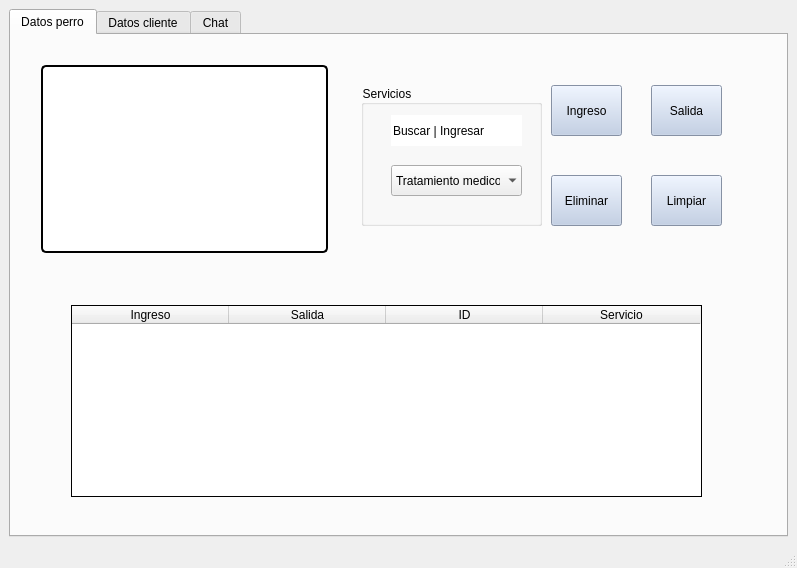
<?xml version="1.0" encoding="UTF-8"?>
<ui version="4.0">
 <class>refuge</class>
 <widget class="QMainWindow" name="refuge">
  <property name="geometry">
   <rect>
    <x>0</x>
    <y>0</y>
    <width>797</width>
    <height>568</height>
   </rect>
  </property>
  <property name="windowTitle">
   <string>Refugio</string>
  </property>
  <property name="windowIcon">
   <iconset>
    <normaloff>../prize-badge-with-paw-print.png</normaloff>../prize-badge-with-paw-print.png</iconset>
  </property>
  <widget class="QWidget" name="centralwidget">
   <layout class="QGridLayout" name="gridLayout_3">
    <item row="0" column="0">
     <widget class="QTabWidget" name="tabWidget">
      <property name="styleSheet">
       <string notr="true">QWidget{
	background-image: url(&quot;/home/jimz/Downloads/Ingenieria_Software/fondoVet2.jpg&quot;);
}
QLineEdit{
	background: #ffffff;
	
}
QLabel{
	background: rgba(255, 255, 255, 0); 
}
QTableWidget{
	background: #ffffff;
}
QPushButton{
	background: #bbcbe5;
}
QGroupBox{
	background: rgba(255, 255, 255, 0); 
}</string>
      </property>
      <property name="currentIndex">
       <number>0</number>
      </property>
      <property name="documentMode">
       <bool>false</bool>
      </property>
      <property name="tabsClosable">
       <bool>false</bool>
      </property>
      <property name="movable">
       <bool>false</bool>
      </property>
      <widget class="QWidget" name="tab_2">
       <attribute name="title">
        <string>Datos perro</string>
       </attribute>
       <widget class="QTableWidget" name="registerDDTableWidget">
        <property name="geometry">
         <rect>
          <x>60</x>
          <y>270</y>
          <width>631</width>
          <height>192</height>
         </rect>
        </property>
        <property name="frameShape">
         <enum>QFrame::Box</enum>
        </property>
        <property name="frameShadow">
         <enum>QFrame::Plain</enum>
        </property>
        <attribute name="horizontalHeaderDefaultSectionSize">
         <number>157</number>
        </attribute>
        <attribute name="verticalHeaderVisible">
         <bool>false</bool>
        </attribute>
        <attribute name="verticalHeaderHighlightSections">
         <bool>false</bool>
        </attribute>
        <column>
         <property name="text">
          <string>Ingreso</string>
         </property>
        </column>
        <column>
         <property name="text">
          <string>Salida</string>
         </property>
        </column>
        <column>
         <property name="text">
          <string>ID</string>
         </property>
        </column>
        <column>
         <property name="text">
          <string>Servicio</string>
         </property>
        </column>
       </widget>
       <widget class="QLabel" name="imageDDLabel">
        <property name="geometry">
         <rect>
          <x>30</x>
          <y>30</y>
          <width>287</width>
          <height>188</height>
         </rect>
        </property>
        <property name="styleSheet">
         <string notr="true">border-radius: 5px;
border: 2px solid black;
background: #ffffff;</string>
        </property>
        <property name="frameShape">
         <enum>QFrame::Box</enum>
        </property>
        <property name="frameShadow">
         <enum>QFrame::Sunken</enum>
        </property>
        <property name="text">
         <string/>
        </property>
       </widget>
       <widget class="QGroupBox" name="groupBox">
        <property name="geometry">
         <rect>
          <x>350</x>
          <y>50</y>
          <width>181</width>
          <height>141</height>
         </rect>
        </property>
        <property name="title">
         <string>Servicios</string>
        </property>
        <widget class="QComboBox" name="servDDComboBox">
         <property name="geometry">
          <rect>
           <x>30</x>
           <y>80</y>
           <width>131</width>
           <height>31</height>
          </rect>
         </property>
         <property name="frame">
          <bool>false</bool>
         </property>
         <item>
          <property name="text">
           <string>Tratamiento medico</string>
          </property>
         </item>
         <item>
          <property name="text">
           <string>Enfermedad general</string>
          </property>
         </item>
         <item>
          <property name="text">
           <string>Vacunas</string>
          </property>
         </item>
         <item>
          <property name="text">
           <string>Estetica</string>
          </property>
         </item>
         <item>
          <property name="text">
           <string>Guarderia</string>
          </property>
         </item>
        </widget>
        <widget class="QLineEdit" name="searchDDLineEdit">
         <property name="geometry">
          <rect>
           <x>30</x>
           <y>30</y>
           <width>131</width>
           <height>31</height>
          </rect>
         </property>
         <property name="text">
          <string>Buscar | Ingresar</string>
         </property>
         <property name="frame">
          <bool>false</bool>
         </property>
        </widget>
       </widget>
       <widget class="QPushButton" name="entryDDPushButton">
        <property name="geometry">
         <rect>
          <x>540</x>
          <y>50</y>
          <width>71</width>
          <height>51</height>
         </rect>
        </property>
        <property name="text">
         <string>Ingreso</string>
        </property>
        <property name="autoDefault">
         <bool>true</bool>
        </property>
       </widget>
       <widget class="QPushButton" name="deleteDDPushButton">
        <property name="geometry">
         <rect>
          <x>540</x>
          <y>140</y>
          <width>71</width>
          <height>51</height>
         </rect>
        </property>
        <property name="text">
         <string>Eliminar</string>
        </property>
        <property name="autoDefault">
         <bool>true</bool>
        </property>
       </widget>
       <widget class="QPushButton" name="outDDPushButton">
        <property name="geometry">
         <rect>
          <x>640</x>
          <y>50</y>
          <width>71</width>
          <height>51</height>
         </rect>
        </property>
        <property name="text">
         <string>Salida</string>
        </property>
       </widget>
       <widget class="QPushButton" name="clearDDPushButton">
        <property name="geometry">
         <rect>
          <x>640</x>
          <y>140</y>
          <width>71</width>
          <height>51</height>
         </rect>
        </property>
        <property name="text">
         <string>Limpiar</string>
        </property>
        <property name="autoDefault">
         <bool>true</bool>
        </property>
       </widget>
      </widget>
      <widget class="QWidget" name="tab_3">
       <attribute name="title">
        <string>Datos cliente</string>
       </attribute>
       <widget class="QTableWidget" name="registerDCTableWidget">
        <property name="geometry">
         <rect>
          <x>60</x>
          <y>140</y>
          <width>661</width>
          <height>301</height>
         </rect>
        </property>
        <property name="frameShape">
         <enum>QFrame::Box</enum>
        </property>
        <property name="frameShadow">
         <enum>QFrame::Plain</enum>
        </property>
        <attribute name="horizontalHeaderDefaultSectionSize">
         <number>130</number>
        </attribute>
        <attribute name="verticalHeaderVisible">
         <bool>false</bool>
        </attribute>
        <attribute name="verticalHeaderHighlightSections">
         <bool>false</bool>
        </attribute>
        <column>
         <property name="text">
          <string>Nombre</string>
         </property>
        </column>
        <column>
         <property name="text">
          <string>Apellido1</string>
         </property>
        </column>
        <column>
         <property name="text">
          <string>Apellido2</string>
         </property>
        </column>
        <column>
         <property name="text">
          <string>Direccion</string>
         </property>
        </column>
        <column>
         <property name="text">
          <string>Celular</string>
         </property>
        </column>
        <column>
         <property name="text">
          <string>C.P</string>
         </property>
        </column>
        <column>
         <property name="text">
          <string>E-mail</string>
         </property>
        </column>
        <column>
         <property name="text">
          <string>Telefono</string>
         </property>
        </column>
        <column>
         <property name="text">
          <string>ID</string>
         </property>
        </column>
       </widget>
       <widget class="QLineEdit" name="buscarDCLineEdit">
        <property name="geometry">
         <rect>
          <x>300</x>
          <y>90</y>
          <width>201</width>
          <height>31</height>
         </rect>
        </property>
        <property name="frame">
         <bool>false</bool>
        </property>
       </widget>
       <widget class="QPushButton" name="clearDCPushButton">
        <property name="geometry">
         <rect>
          <x>370</x>
          <y>10</y>
          <width>71</width>
          <height>51</height>
         </rect>
        </property>
        <property name="text">
         <string>Limpiar</string>
        </property>
       </widget>
      </widget>
      <widget class="QWidget" name="tab_4">
       <attribute name="title">
        <string>Chat</string>
       </attribute>
       <widget class="QLineEdit" name="chatLineEdit">
        <property name="geometry">
         <rect>
          <x>110</x>
          <y>430</y>
          <width>551</width>
          <height>41</height>
         </rect>
        </property>
        <property name="autoFillBackground">
         <bool>false</bool>
        </property>
        <property name="styleSheet">
         <string notr="true">border-radius: 5px;
border: 2px solid black;
background: #ffffff;</string>
        </property>
        <property name="text">
         <string/>
        </property>
       </widget>
       <widget class="QTextBrowser" name="chatTextBrowser">
        <property name="geometry">
         <rect>
          <x>30</x>
          <y>20</y>
          <width>711</width>
          <height>391</height>
         </rect>
        </property>
        <property name="styleSheet">
         <string notr="true">border-radius: 5px;
border: 2px solid black;
background: #ffffff;</string>
        </property>
       </widget>
      </widget>
     </widget>
    </item>
   </layout>
  </widget>
  <widget class="QStatusBar" name="statusbar"/>
  <action name="actionCerrar_sesion">
   <property name="text">
    <string>Cerrar sesion</string>
   </property>
  </action>
  <action name="actionCerrar">
   <property name="text">
    <string>Cerrar</string>
   </property>
  </action>
 </widget>
 <tabstops>
  <tabstop>searchDDLineEdit</tabstop>
  <tabstop>servDDComboBox</tabstop>
  <tabstop>entryDDPushButton</tabstop>
  <tabstop>outDDPushButton</tabstop>
  <tabstop>deleteDDPushButton</tabstop>
  <tabstop>registerDDTableWidget</tabstop>
  <tabstop>buscarDCLineEdit</tabstop>
  <tabstop>registerDCTableWidget</tabstop>
  <tabstop>chatTextBrowser</tabstop>
  <tabstop>chatLineEdit</tabstop>
 </tabstops>
 <resources/>
 <connections/>
</ui>
